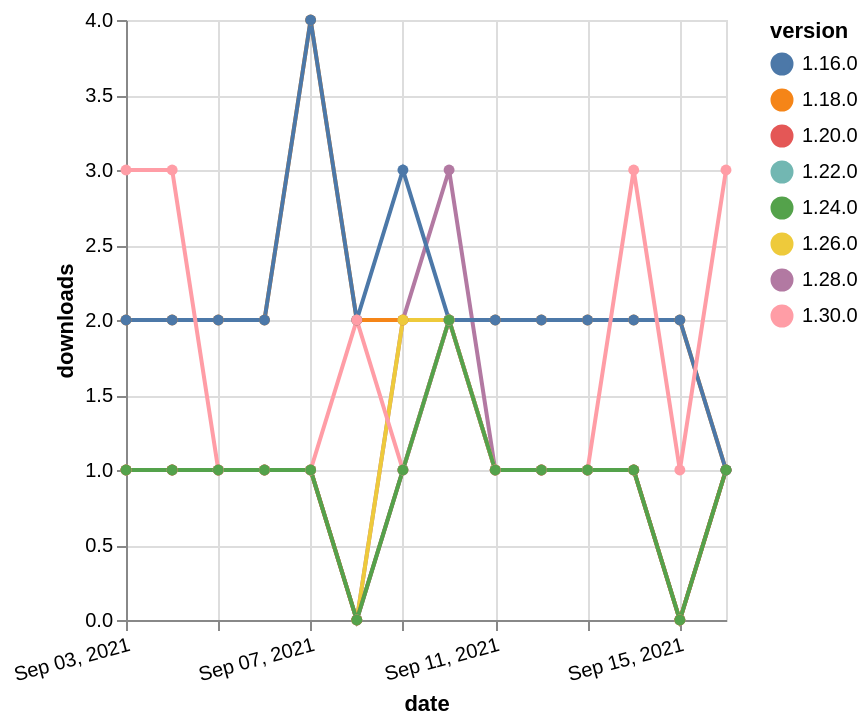

This figure's Vega-Lite source:
### Vega-Lite specification from a JSON file in a GitHub repository (floating-point values rounded to 4 significant figures)
{"$schema": "https://vega.github.io/schema/vega-lite/v5.json", "description": "A simple bar chart with embedded data.", "data": {"values": [{"date": "2021-09-03", "total": 2472, "delta": 2, "version": "1.18.0"}, {"date": "2021-09-04", "total": 2474, "delta": 2, "version": "1.18.0"}, {"date": "2021-09-05", "total": 2476, "delta": 2, "version": "1.18.0"}, {"date": "2021-09-06", "total": 2478, "delta": 2, "version": "1.18.0"}, {"date": "2021-09-07", "total": 2482, "delta": 4, "version": "1.18.0"}, {"date": "2021-09-08", "total": 2484, "delta": 2, "version": "1.18.0"}, {"date": "2021-09-09", "total": 2486, "delta": 2, "version": "1.18.0"}, {"date": "2021-09-10", "total": 2488, "delta": 2, "version": "1.18.0"}, {"date": "2021-09-11", "total": 2490, "delta": 2, "version": "1.18.0"}, {"date": "2021-09-12", "total": 2492, "delta": 2, "version": "1.18.0"}, {"date": "2021-09-13", "total": 2494, "delta": 2, "version": "1.18.0"}, {"date": "2021-09-14", "total": 2496, "delta": 2, "version": "1.18.0"}, {"date": "2021-09-15", "total": 2498, "delta": 2, "version": "1.18.0"}, {"date": "2021-09-16", "total": 2499, "delta": 1, "version": "1.18.0"}, {"date": "2021-09-03", "total": 192, "delta": 1, "version": "1.22.0"}, {"date": "2021-09-04", "total": 193, "delta": 1, "version": "1.22.0"}, {"date": "2021-09-05", "total": 194, "delta": 1, "version": "1.22.0"}, {"date": "2021-09-06", "total": 195, "delta": 1, "version": "1.22.0"}, {"date": "2021-09-07", "total": 196, "delta": 1, "version": "1.22.0"}, {"date": "2021-09-08", "total": 196, "delta": 0, "version": "1.22.0"}, {"date": "2021-09-09", "total": 197, "delta": 1, "version": "1.22.0"}, {"date": "2021-09-10", "total": 199, "delta": 2, "version": "1.22.0"}, {"date": "2021-09-11", "total": 200, "delta": 1, "version": "1.22.0"}, {"date": "2021-09-12", "total": 201, "delta": 1, "version": "1.22.0"}, {"date": "2021-09-13", "total": 202, "delta": 1, "version": "1.22.0"}, {"date": "2021-09-14", "total": 203, "delta": 1, "version": "1.22.0"}, {"date": "2021-09-15", "total": 203, "delta": 0, "version": "1.22.0"}, {"date": "2021-09-16", "total": 204, "delta": 1, "version": "1.22.0"}, {"date": "2021-09-03", "total": 295, "delta": 1, "version": "1.28.0"}, {"date": "2021-09-04", "total": 296, "delta": 1, "version": "1.28.0"}, {"date": "2021-09-05", "total": 297, "delta": 1, "version": "1.28.0"}, {"date": "2021-09-06", "total": 298, "delta": 1, "version": "1.28.0"}, {"date": "2021-09-07", "total": 299, "delta": 1, "version": "1.28.0"}, {"date": "2021-09-08", "total": 299, "delta": 0, "version": "1.28.0"}, {"date": "2021-09-09", "total": 301, "delta": 2, "version": "1.28.0"}, {"date": "2021-09-10", "total": 304, "delta": 3, "version": "1.28.0"}, {"date": "2021-09-11", "total": 305, "delta": 1, "version": "1.28.0"}, {"date": "2021-09-12", "total": 306, "delta": 1, "version": "1.28.0"}, {"date": "2021-09-13", "total": 307, "delta": 1, "version": "1.28.0"}, {"date": "2021-09-14", "total": 308, "delta": 1, "version": "1.28.0"}, {"date": "2021-09-15", "total": 308, "delta": 0, "version": "1.28.0"}, {"date": "2021-09-16", "total": 309, "delta": 1, "version": "1.28.0"}, {"date": "2021-09-03", "total": 164, "delta": 1, "version": "1.26.0"}, {"date": "2021-09-04", "total": 165, "delta": 1, "version": "1.26.0"}, {"date": "2021-09-05", "total": 166, "delta": 1, "version": "1.26.0"}, {"date": "2021-09-06", "total": 167, "delta": 1, "version": "1.26.0"}, {"date": "2021-09-07", "total": 168, "delta": 1, "version": "1.26.0"}, {"date": "2021-09-08", "total": 168, "delta": 0, "version": "1.26.0"}, {"date": "2021-09-09", "total": 170, "delta": 2, "version": "1.26.0"}, {"date": "2021-09-10", "total": 172, "delta": 2, "version": "1.26.0"}, {"date": "2021-09-11", "total": 173, "delta": 1, "version": "1.26.0"}, {"date": "2021-09-12", "total": 174, "delta": 1, "version": "1.26.0"}, {"date": "2021-09-13", "total": 175, "delta": 1, "version": "1.26.0"}, {"date": "2021-09-14", "total": 176, "delta": 1, "version": "1.26.0"}, {"date": "2021-09-15", "total": 176, "delta": 0, "version": "1.26.0"}, {"date": "2021-09-16", "total": 177, "delta": 1, "version": "1.26.0"}, {"date": "2021-09-03", "total": 303, "delta": 1, "version": "1.20.0"}, {"date": "2021-09-04", "total": 304, "delta": 1, "version": "1.20.0"}, {"date": "2021-09-05", "total": 305, "delta": 1, "version": "1.20.0"}, {"date": "2021-09-06", "total": 306, "delta": 1, "version": "1.20.0"}, {"date": "2021-09-07", "total": 307, "delta": 1, "version": "1.20.0"}, {"date": "2021-09-08", "total": 307, "delta": 0, "version": "1.20.0"}, {"date": "2021-09-09", "total": 308, "delta": 1, "version": "1.20.0"}, {"date": "2021-09-10", "total": 310, "delta": 2, "version": "1.20.0"}, {"date": "2021-09-11", "total": 311, "delta": 1, "version": "1.20.0"}, {"date": "2021-09-12", "total": 312, "delta": 1, "version": "1.20.0"}, {"date": "2021-09-13", "total": 313, "delta": 1, "version": "1.20.0"}, {"date": "2021-09-14", "total": 314, "delta": 1, "version": "1.20.0"}, {"date": "2021-09-15", "total": 314, "delta": 0, "version": "1.20.0"}, {"date": "2021-09-16", "total": 315, "delta": 1, "version": "1.20.0"}, {"date": "2021-09-03", "total": 2968, "delta": 2, "version": "1.16.0"}, {"date": "2021-09-04", "total": 2970, "delta": 2, "version": "1.16.0"}, {"date": "2021-09-05", "total": 2972, "delta": 2, "version": "1.16.0"}, {"date": "2021-09-06", "total": 2974, "delta": 2, "version": "1.16.0"}, {"date": "2021-09-07", "total": 2978, "delta": 4, "version": "1.16.0"}, {"date": "2021-09-08", "total": 2980, "delta": 2, "version": "1.16.0"}, {"date": "2021-09-09", "total": 2983, "delta": 3, "version": "1.16.0"}, {"date": "2021-09-10", "total": 2985, "delta": 2, "version": "1.16.0"}, {"date": "2021-09-11", "total": 2987, "delta": 2, "version": "1.16.0"}, {"date": "2021-09-12", "total": 2989, "delta": 2, "version": "1.16.0"}, {"date": "2021-09-13", "total": 2991, "delta": 2, "version": "1.16.0"}, {"date": "2021-09-14", "total": 2993, "delta": 2, "version": "1.16.0"}, {"date": "2021-09-15", "total": 2995, "delta": 2, "version": "1.16.0"}, {"date": "2021-09-16", "total": 2996, "delta": 1, "version": "1.16.0"}, {"date": "2021-09-03", "total": 157, "delta": 3, "version": "1.30.0"}, {"date": "2021-09-04", "total": 160, "delta": 3, "version": "1.30.0"}, {"date": "2021-09-05", "total": 161, "delta": 1, "version": "1.30.0"}, {"date": "2021-09-06", "total": 162, "delta": 1, "version": "1.30.0"}, {"date": "2021-09-07", "total": 163, "delta": 1, "version": "1.30.0"}, {"date": "2021-09-08", "total": 165, "delta": 2, "version": "1.30.0"}, {"date": "2021-09-09", "total": 166, "delta": 1, "version": "1.30.0"}, {"date": "2021-09-10", "total": 168, "delta": 2, "version": "1.30.0"}, {"date": "2021-09-11", "total": 169, "delta": 1, "version": "1.30.0"}, {"date": "2021-09-12", "total": 170, "delta": 1, "version": "1.30.0"}, {"date": "2021-09-13", "total": 171, "delta": 1, "version": "1.30.0"}, {"date": "2021-09-14", "total": 174, "delta": 3, "version": "1.30.0"}, {"date": "2021-09-15", "total": 175, "delta": 1, "version": "1.30.0"}, {"date": "2021-09-16", "total": 178, "delta": 3, "version": "1.30.0"}, {"date": "2021-09-03", "total": 206, "delta": 1, "version": "1.24.0"}, {"date": "2021-09-04", "total": 207, "delta": 1, "version": "1.24.0"}, {"date": "2021-09-05", "total": 208, "delta": 1, "version": "1.24.0"}, {"date": "2021-09-06", "total": 209, "delta": 1, "version": "1.24.0"}, {"date": "2021-09-07", "total": 210, "delta": 1, "version": "1.24.0"}, {"date": "2021-09-08", "total": 210, "delta": 0, "version": "1.24.0"}, {"date": "2021-09-09", "total": 211, "delta": 1, "version": "1.24.0"}, {"date": "2021-09-10", "total": 213, "delta": 2, "version": "1.24.0"}, {"date": "2021-09-11", "total": 214, "delta": 1, "version": "1.24.0"}, {"date": "2021-09-12", "total": 215, "delta": 1, "version": "1.24.0"}, {"date": "2021-09-13", "total": 216, "delta": 1, "version": "1.24.0"}, {"date": "2021-09-14", "total": 217, "delta": 1, "version": "1.24.0"}, {"date": "2021-09-15", "total": 217, "delta": 0, "version": "1.24.0"}, {"date": "2021-09-16", "total": 218, "delta": 1, "version": "1.24.0"}]}, "width": "container", "mark": {"type": "line", "point": {"filled": true}}, "encoding": {"x": {"field": "date", "type": "temporal", "timeUnit": "yearmonthdate", "title": "date", "axis": {"labelAngle": -15}}, "y": {"field": "delta", "type": "quantitative", "title": "downloads"}, "color": {"field": "version", "type": "nominal"}, "tooltip": {"field": "delta"}}}
